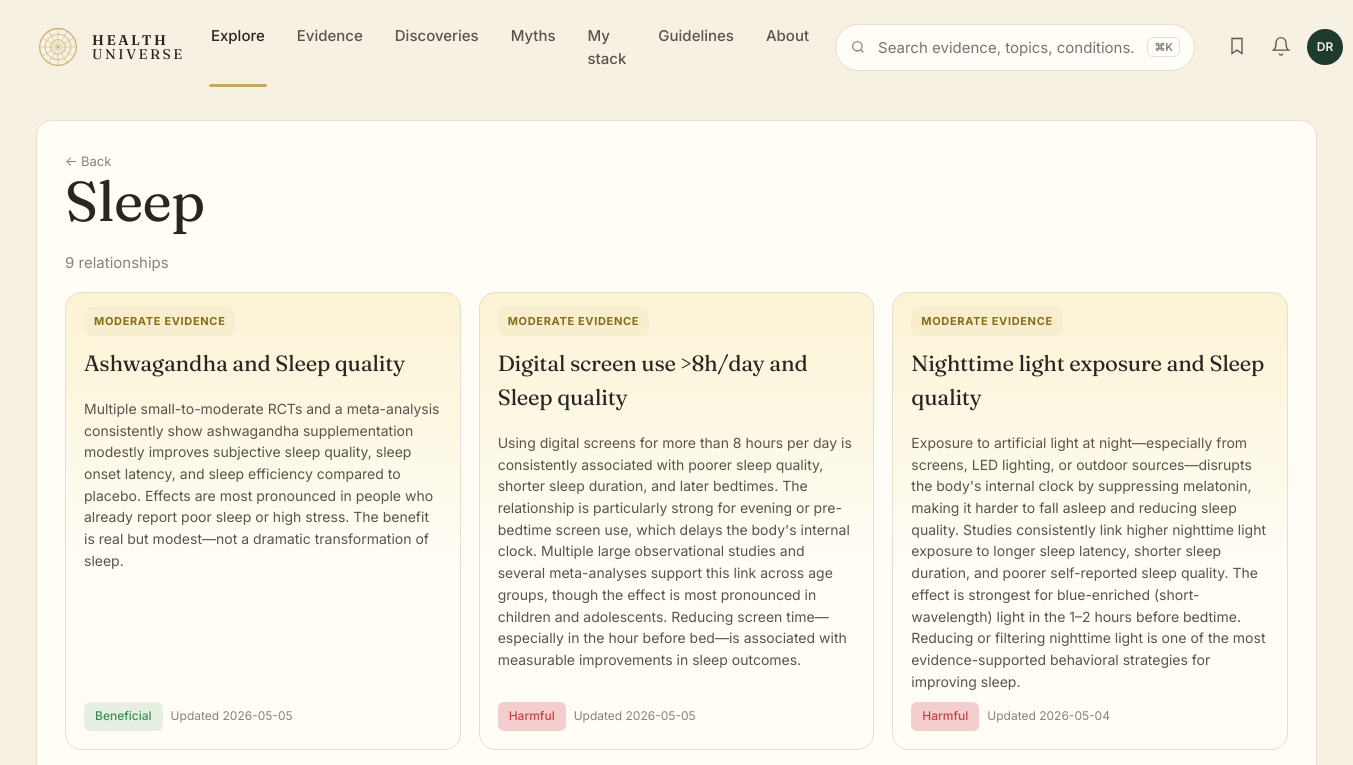
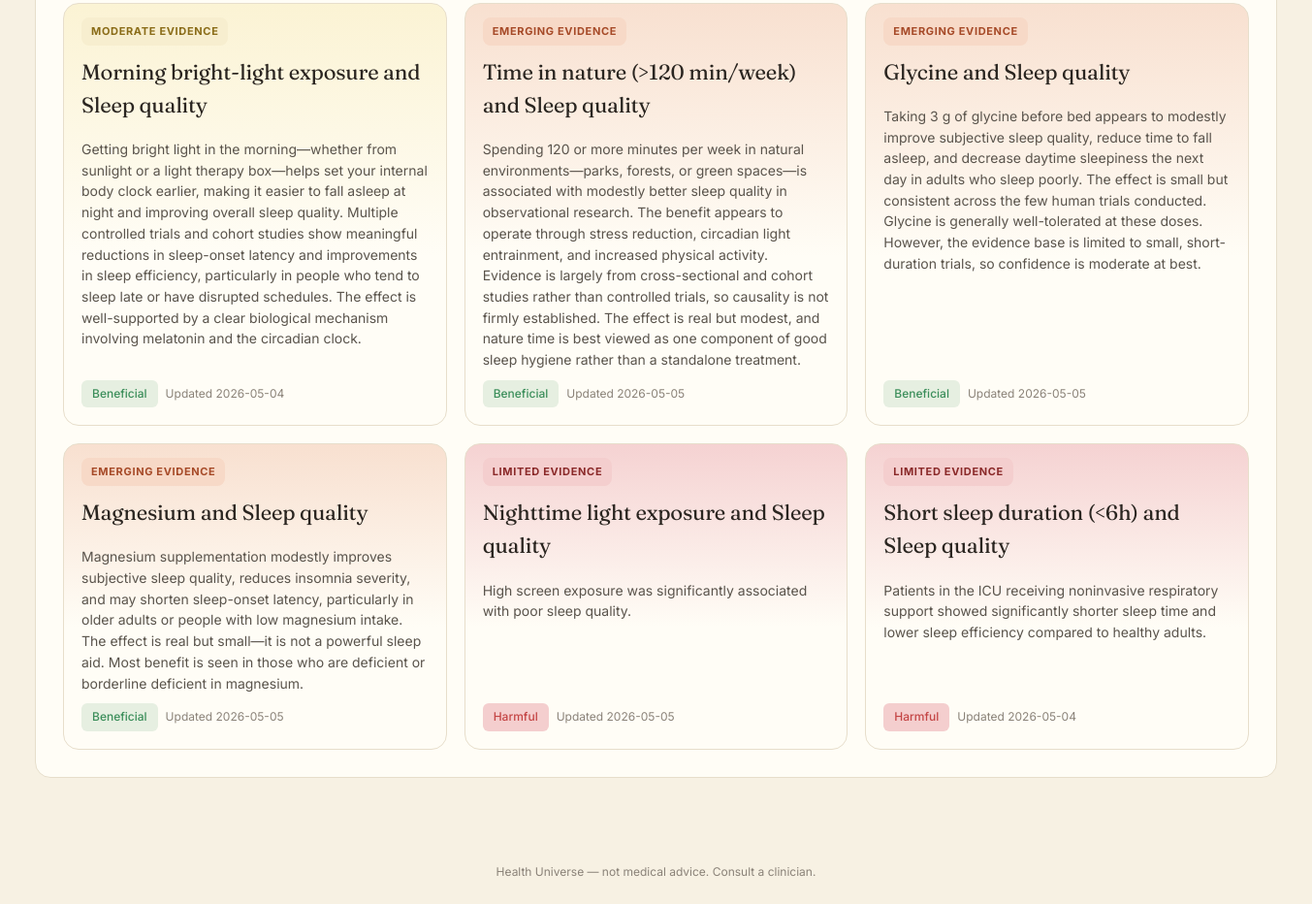
/category/sleep, run on an earlier commit of the app's database (2 pictures, top to bottom).
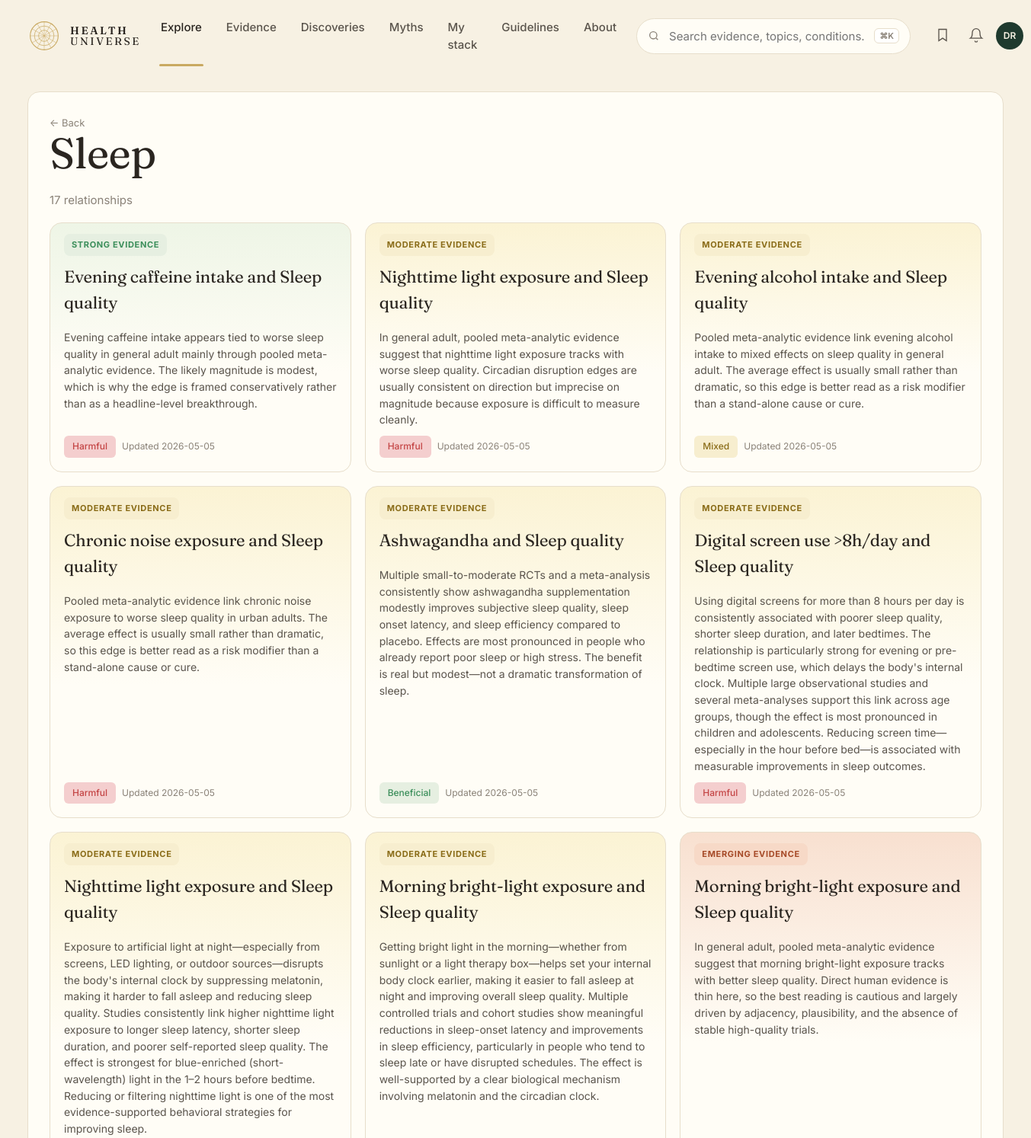
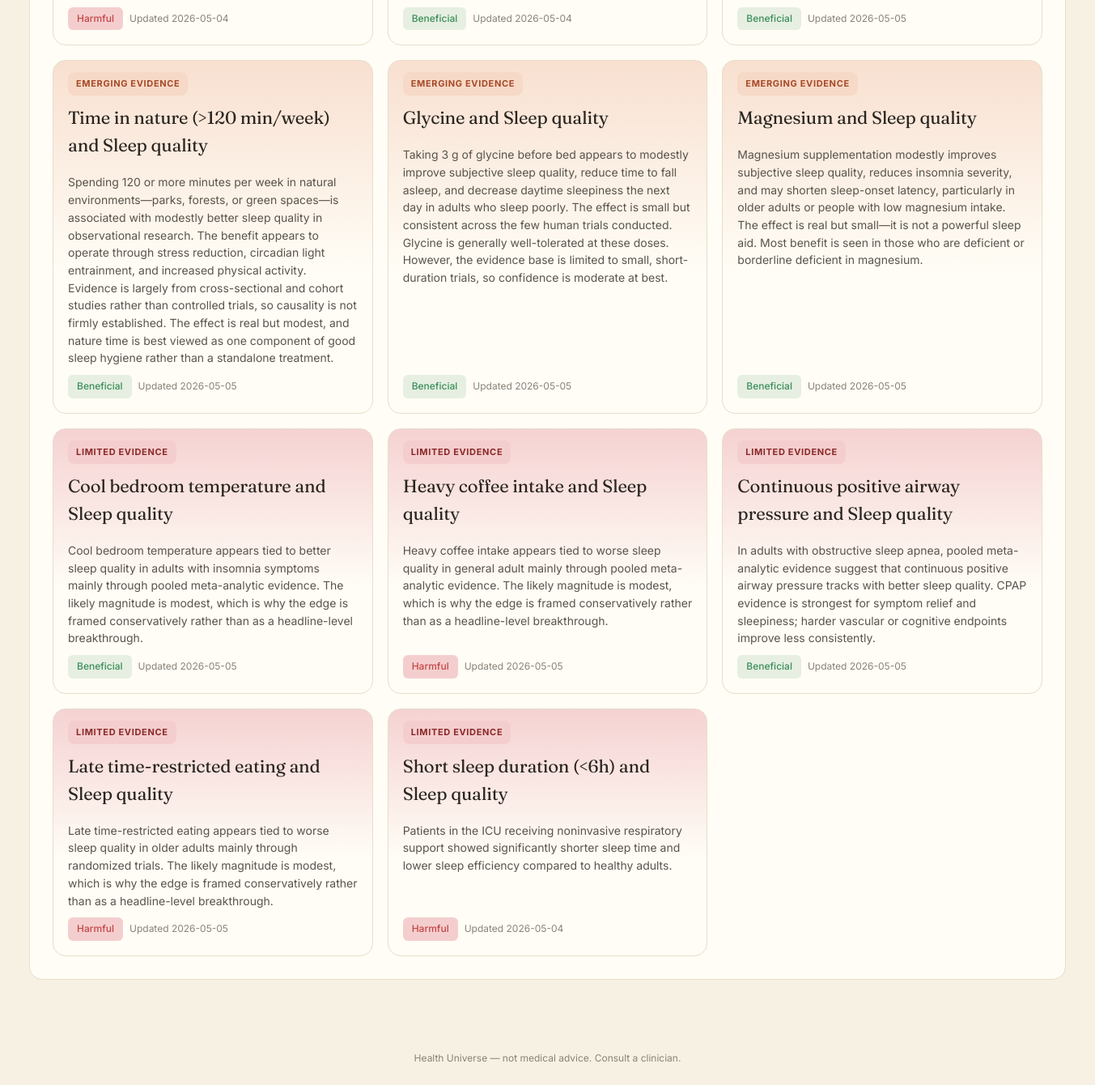
And on a later commit of the database (2 pictures, top to bottom).
### tables this page shows
CREATE TABLE edge (
    id              INTEGER PRIMARY KEY,
    factor_id       INTEGER NOT NULL REFERENCES entity(id),
    outcome_id      INTEGER NOT NULL REFERENCES entity(id),
    direction       TEXT NOT NULL CHECK (direction IN (
                      'protective','harmful','neutral','u_shaped','mixed')),
    tier            TEXT NOT NULL CHECK (tier IN ('A','B','C','D','X','deprecated')),
    effect_size     TEXT,         -- qualitative: trivial/small/moderate/large
    effect_quant    TEXT,         -- e.g. "RR 0.82 (0.74-0.91)"
    population      TEXT,         -- e.g. "adults>50; ApoE4 carriers"
    mechanism       TEXT,         -- 1-paragraph plain English
    summary         TEXT,         -- card body copy
    caveats         TEXT,
    seed_source     TEXT NOT NULL CHECK (seed_source IN ('claude_seed','gemma_daily','manual')),
    created_at      TEXT NOT NULL DEFAULT (datetime('now')),
    updated_at      TEXT NOT NULL DEFAULT (datetime('now')),
    last_reviewed   TEXT NOT NULL DEFAULT (datetime('now')),
    UNIQUE(factor_id, outcome_id, population)
);

CREATE TABLE entity (
    id            INTEGER PRIMARY KEY,
    slug          TEXT NOT NULL UNIQUE,
    name          TEXT NOT NULL,
    kind          TEXT NOT NULL CHECK (kind IN (
                    'food','nutrient','supplement','drug','activity',
                    'behavior','environmental','pathogen','gene',
                    'biomarker','condition','process')),
    aliases       TEXT,           -- JSON array
    description   TEXT,
    created_at    TEXT NOT NULL DEFAULT (datetime('now')),
    updated_at    TEXT NOT NULL DEFAULT (datetime('now'))
);

### web/app.py (the view)
@app.get("/category/{slug}", response_class=HTMLResponse)
def category(request: Request, slug: str):
    cat = next((c for c in CATEGORIES if c["slug"] == slug), None)
    if not cat:
        return HTMLResponse("Not found", status_code=404)
    with connect() as conn:
        if "kinds" in cat:
            placeholders = ",".join("?" * len(cat["kinds"]))
            rows = conn.execute(f"""
                SELECT e.id, e.tier, e.direction, e.summary, e.updated_at,
                       f.name AS f_name, o.name AS o_name
                FROM edge e
                JOIN entity f ON f.id = e.factor_id
                JOIN entity o ON o.id = e.outcome_id
                WHERE f.kind IN ({placeholders})
                ORDER BY CASE e.tier WHEN 'A' THEN 1 WHEN 'B' THEN 2
                              WHEN 'C' THEN 3 WHEN 'X' THEN 4 ELSE 5 END,
                         e.updated_at DESC""", cat["kinds"]).fetchall()
        else:
            placeholders = ",".join("?" * len(cat["outcomes"]))
            rows = conn.execute(f"""
                SELECT e.id, e.tier, e.direction, e.summary, e.updated_at,
                       f.name AS f_name, o.name AS o_name
                FROM edge e
                JOIN entity f ON f.id = e.factor_id
                JOIN entity o ON o.id = e.outcome_id
                WHERE o.slug IN ({placeholders})
                ORDER BY CASE e.tier WHEN 'A' THEN 1 WHEN 'B' THEN 2
                              WHEN 'C' THEN 3 WHEN 'X' THEN 4 ELSE 5 END,
                         e.updated_at DESC""", cat["outcomes"]).fetchall()
    return render(request, "list.html", {
        "title": cat["label"],
        "edges": [dict(r) for r in rows],
    })

### web/templates/list.html (shortened to what this page needs)
{% extends "base.html" %}
{% block content %}
<section class="list-page">
  <a class="back" href="/">← Back</a>
  <h1>{{ title }}</h1>
  <p class="muted">{{ edges|length }} relationship{{ edges|length != 1 and "s" or "" }}</p>
  <div class="list-grid">
    {% for e in edges %}
    <a class="feat-card tier-bg-{{ e.tier }}" href="/edge/{{ e.id }}">
      <span class="pill tier-{{ e.tier }}">{{ TIER_LABEL[e.tier] | upper }}</span>
      <h3>{{ e.f_name }} and {{ e.o_name }}</h3>
      <p>{{ e.summary }}</p>
      <div class="feat-meta">
        <span class="badge dir-{{ e.direction }}">{{ DIRECTION_LABEL[e.direction] }}</span>
        <span class="muted small">Updated {{ e.updated_at[:10] }}</span>
      </div>
    </a>
    {% else %}
    <div class="empty">No relationships in this category yet.</div>
    {% endfor %}
  </div>
</section>
{% endblock %}

### web/templates/base.html (shortened to what this page needs)
<!doctype html>
<html lang="en">
<head>
<link rel="stylesheet" href="/static/style.css" />
</head>
<body>
<header class="topnav">
  <a class="brand" href="/">
    <span class="brand-mark" aria-hidden="true">
      <svg viewBox="0 0 48 48" width="44" height="44">
        <circle cx="24" cy="24" r="20" fill="none" stroke="currentColor" stroke-width="1.2"/>
        <circle cx="24" cy="24" r="14" fill="none" stroke="currentColor" stroke-width="0.8"/>
        <circle cx="24" cy="24" r="8"  fill="none" stroke="currentColor" stroke-width="0.8"/>
        {% for a in [0,30,60,90,120,150] %}
        <line x1="24" y1="4" x2="24" y2="44" stroke="currentColor" stroke-width="0.5"
              transform="rotate({{a}} 24 24)"/>
        {% endfor %}
      </svg>
    </span>
    <span class="brand-text"><b>HEALTH</b><br/>UNIVERSE</span>
  </a>
  <nav class="topnav-links">
    <a class="active" href="/">Explore</a>
    <a href="/tier/A">Evidence</a>
    <a href="/discoveries">Discoveries</a>
    <a href="/myths">Myths</a>
    <a href="/me">My stack</a>
    <a href="#">Guidelines</a>
    <a href="#">About</a>
  </nav>
  <div class="topnav-search">
    <svg width="16" height="16" viewBox="0 0 24 24" fill="none" stroke="currentColor" stroke-width="2"><circle cx="11" cy="11" r="7"/><path d="m20 20-3.5-3.5"/></svg>
    <input placeholder="Search evidence, topics, conditions…" />
    <kbd>⌘K</kbd>
  </div>
  <div class="topnav-actions">
    <button aria-label="Saved"><svg width="20" height="20" viewBox="0 0 24 24" fill="none" stroke="currentColor" stroke-width="1.6"><path d="M6 3h12v18l-6-4-6 4z"/></svg></button>
    <button aria-label="Notifications"><svg width="20" height="20" viewBox="0 0 24 24" fill="none" stroke="currentColor" stroke-width="1.6"><path d="M6 8a6 6 0 0 1 12 0c0 7 3 9 3 9H3s3-2 3-9z"/><path d="M10 21a2 2 0 0 0 4 0"/></svg></button>
    <span class="avatar">DR</span>
  </div>
</header>
<main>{% block content %}{% endblock %}</main>
<footer class="footer">
  <span>Health Universe — not medical advice. Consult a clinician.</span>
</footer>
</body>
</html>

What changed in the data, as far as the page shows it:
added edge: tier "STRONG EVIDENCE", f_name "Evening caffeine intake", o_name "Sleep quality", summary "Evening caffeine intake appears tied to worse sleep quality in general adult mainly through pooled meta-analytic evidence. The likely magnitude is modest, which is why the edge is framed conservatively rather than as a headline-level breakthrough.", direction "Harmful", updated_at "2026-05-05"
changed edge: tier "LIMITED EVIDENCE" → "MODERATE EVIDENCE"; summary "High screen exposure was significantly associated with poor sleep quality." → "In general adult, pooled meta-analytic evidence suggest that nighttime light exposure tracks with worse sleep quality. Circadian disruption edges are usually consistent on direction but imprecise on magnitude because exposure is difficult to measure cleanly."; moves up the list
added edge: tier "MODERATE EVIDENCE", f_name "Evening alcohol intake", o_name "Sleep quality", summary "Pooled meta-analytic evidence link evening alcohol intake to mixed effects on sleep quality in general adult. The average effect is usually small rather than dramatic, so this edge is better read as a risk modifier than a stand-alone cause or cure.", direction "Mixed", updated_at "2026-05-05"
added edge: tier "MODERATE EVIDENCE", f_name "Chronic noise exposure", o_name "Sleep quality", summary "Pooled meta-analytic evidence link chronic noise exposure to worse sleep quality in urban adults. The average effect is usually small rather than dramatic, so this edge is better read as a risk modifier than a stand-alone cause or cure.", direction "Harmful", updated_at "2026-05-05"
added edge: tier "EMERGING EVIDENCE", f_name "Morning bright-light exposure", o_name "Sleep quality", summary "In general adult, pooled meta-analytic evidence suggest that morning bright-light exposure tracks with better sleep quality. Direct human evidence is thin here, so the best reading is cautious and largely driven by adjacency, plausibility, and the absence of stable high-quality trials.", direction "Beneficial", updated_at "2026-05-05"
added edge: tier "LIMITED EVIDENCE", f_name "Cool bedroom temperature", o_name "Sleep quality", summary "Cool bedroom temperature appears tied to better sleep quality in adults with insomnia symptoms mainly through pooled meta-analytic evidence. The likely magnitude is modest, which is why the edge is framed conservatively rather than as a headline-level breakthrough.", direction "Beneficial", updated_at "2026-05-05"
added edge: tier "LIMITED EVIDENCE", f_name "Heavy coffee intake", o_name "Sleep quality", summary "Heavy coffee intake appears tied to worse sleep quality in general adult mainly through pooled meta-analytic evidence. The likely magnitude is modest, which is why the edge is framed conservatively rather than as a headline-level breakthrough.", direction "Harmful", updated_at "2026-05-05"
added edge: tier "LIMITED EVIDENCE", f_name "Continuous positive airway pressure", o_name "Sleep quality", summary "In adults with obstructive sleep apnea, pooled meta-analytic evidence suggest that continuous positive airway pressure tracks with better sleep quality. CPAP evidence is strongest for symptom relief and sleepiness; harder vascular or cognitive endpoints improve less consistently.", direction "Beneficial", updated_at "2026-05-05"
added edge: tier "LIMITED EVIDENCE", f_name "Late time-restricted eating", o_name "Sleep quality", summary "Late time-restricted eating appears tied to worse sleep quality in older adults mainly through randomized trials. The likely magnitude is modest, which is why the edge is framed conservatively rather than as a headline-level breakthrough.", direction "Harmful", updated_at "2026-05-05"
Also different on the page:
{{ edges|length }}: "9" → "17"
